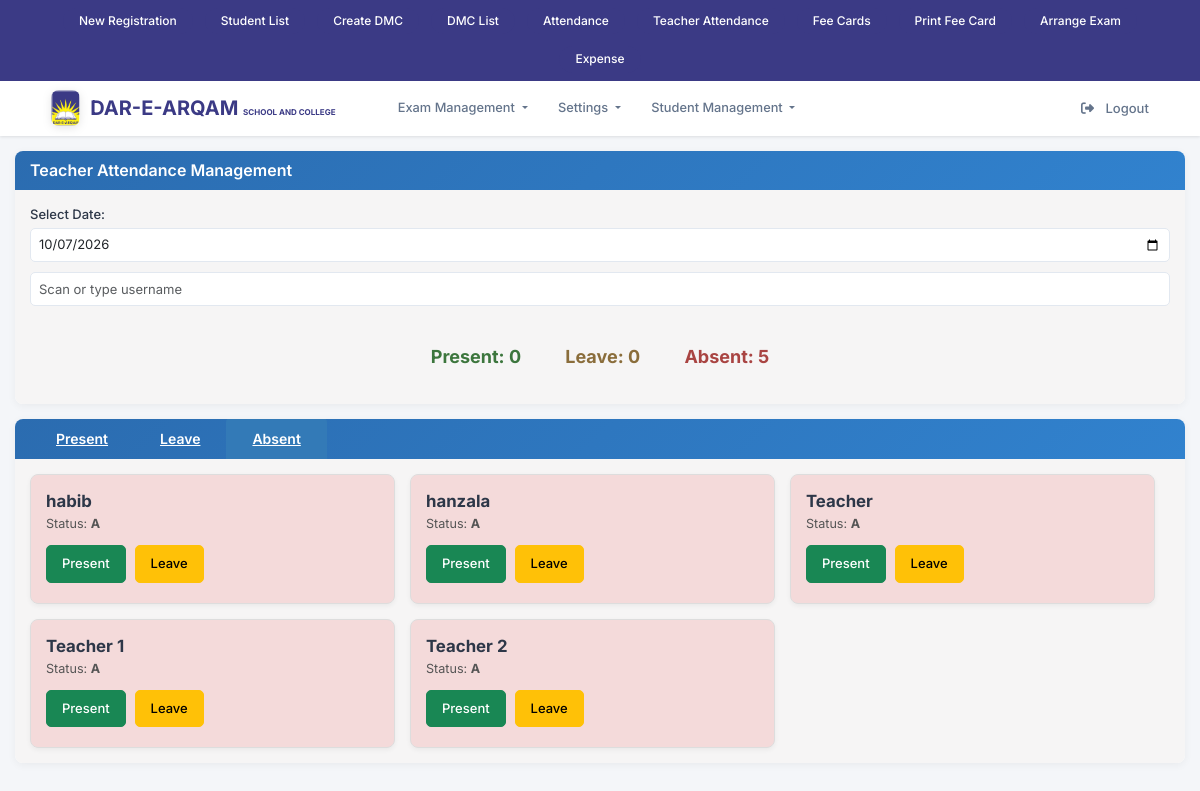
Screenshot of /users_attendance.php (signed in) with the database file from the repository.
### tables this page shows
CREATE TABLE `modules` (
  `id` int(11) NOT NULL,
  `parent_id` int(11) DEFAULT NULL,
  `title` varchar(100) NOT NULL,
  `url` varchar(255) NOT NULL DEFAULT '#',
  `description` varchar(255) DEFAULT NULL,
  `status` tinyint(1) DEFAULT 1,
  `created_at` timestamp NOT NULL DEFAULT current_timestamp(),
  `type` enum('Parent','Child') NOT NULL DEFAULT 'Parent'
);

CREATE TABLE `users` (
  `id` int(11) NOT NULL,
  `role_id` int(11) NOT NULL DEFAULT 2,
  `username` varchar(50) NOT NULL,
  `password` varchar(255) NOT NULL,
  `mobile_no` varchar(11) DEFAULT NULL,
  `email` varchar(255) DEFAULT NULL,
  `status` int(11) NOT NULL DEFAULT 0,
  `village_council_id` int(11) DEFAULT NULL,
  `dated` datetime NOT NULL DEFAULT current_timestamp()
);

### users_attendance.php (the view, shortened to what this page needs)
<?php
require_once('conn_inc.php');
$date = isset($_GET['date']) ? $_GET['date'] : date('Y-m-d');
$status_filter = isset($_GET['status']) ? $_GET['status'] : 'A';
$count_stmt = $conn->prepare("
    SELECT
        SUM(CASE WHEN COALESCE(ua.status, 'A') = 'P' THEN 1 ELSE 0 END) AS present_count,
        SUM(CASE WHEN COALESCE(ua.status, 'A') = 'L' THEN 1 ELSE 0 END) AS leave_count,
        SUM(CASE WHEN COALESCE(ua.status, 'A') = 'A' THEN 1 ELSE 0 END) AS absent_count
    FROM users u
    LEFT JOIN user_attendance ua ON ua.user_id = u.id AND ua.dated = ?
");
$count_stmt->bind_param("s", $date);
$count_stmt->execute();
$counts = $count_stmt->get_result()->fetch_assoc();
$present_count = $counts['present_count'] ?? 0;
$leave_count   = $counts['leave_count'] ?? 0;
$absent_count  = $counts['absent_count'] ?? 0;
$stmt = $conn->prepare("
    SELECT u.id AS user_id, u.username,
           COALESCE(ua.status, 'A') AS status, ua.remarks
    FROM users u
    LEFT JOIN user_attendance ua ON ua.user_id = u.id AND ua.dated = ?
    WHERE COALESCE(ua.status, 'A') = ?
    ORDER BY u.username
");
$stmt->bind_param("ss", $date, $status_filter);
$stmt->execute();
$users = $stmt->get_result();
?>
<!DOCTYPE html>
<html lang="en">
<head>
    <link rel="stylesheet" href="css/mystyle.css" />
</head>
<body>
    <?php require_once('navbar.php'); ?>
    <div class="container">
        <div class="row">
            <div class="col-md-12">
                <div class="panel panel-primary">
                    <div class="panel-heading">
                        <h3 class="panel-title">Teacher Attendance Management</h3>
                    </div>
                    <div class="panel-body">
                        <div class="form-group">
                            <label for="attendance_date">Select Date:</label>
                            <input type="date" id="attendance_date" class="form-control" value="<?= htmlspecialchars($date) ?>">
                        </div>
                        <div class="form-group">
                            <input type="text" id="username_search" class="form-control input-lg"
                                placeholder="Scan or type username">
                            <div id="search_feedback" class="search-feedback"></div>
                        </div>
                         <div class="attendance-summary">
                            <span class="count-present">Present: <?= $present_count ?></span>
                            <span class="count-leave">Leave: <?= $leave_count ?></span>
                            <span class="count-absent">Absent: <?= $absent_count ?></span>
                        </div>
                    </div>
                </div>
                <div class="panel panel-info">
                    <div class="panel-heading">
                        <ul class="nav nav-tabs">
                            <li class="<?= ($status_filter == 'P' ? 'active' : '') ?>">
                                <a href="?date=<?= $date ?>&status=P">Present</a>
                            </li>
                            <li class="<?= ($status_filter == 'L' ? 'active' : '') ?>">
                                <a href="?date=<?= $date ?>&status=L">Leave</a>
                            </li>
                            <li class="<?= ($status_filter == 'A' ? 'active' : '') ?>">
                                <a href="?date=<?= $date ?>&status=A">Absent</a>
                            </li>
                        </ul>
                    </div>
                    <div class="panel-body">
                        <div class="user-grid">
                            <?php while ($user = $users->fetch_assoc()):
                                $status_class = $user['status'] == 'P' ? 'present' : ($user['status'] == 'L' ? 'leave' : 'absent');
                            ?>
                                <div class="user-card <?= $status_class ?>"
                                     data-user-id="<?= $user['user_id'] ?>"
                                     data-username="<?= htmlspecialchars($user['username']) ?>">
                                    <strong style="font-size: 1.2em;"><?= htmlspecialchars($user['username']) ?></strong><br>
                                    <span style="font-size: 0.9em; color: #555;">Status: <strong><?= $user['status'] ?></strong></span>
                                    <div style="margin-top: 12px;">
                                        <?php if ($status_filter != 'P'): ?>
                                            <button class="btn btn-success btn-sm mark-present" style="margin-right: 5px; margin-bottom: 5px;">
                                                <span class="glyphicon glyphicon-ok"></span> Present
                                            </button>
                                        <?php endif; ?>
                                        <?php if ($status_filter != 'L'): ?>
                                            <button class="btn btn-warning btn-sm mark-leave" style="margin-right: 5px; margin-bottom: 5px;">
                                                <span class="glyphicon glyphicon-exclamation-sign"></span> Leave
                                            </button>
                                        <?php endif; ?>
                                    </div>
                                </div>
                            <?php endwhile; ?>
                        </div>
                    </div>
                </div>
            </div>
        </div>
    </div>
</body>
</html>

### navbar.php (shortened to what this page needs)
<?php
require_once('conn_inc.php');
$user_id = $_SESSION['user_id'] ?? 0;
$role_modules = [];
if ($user_id) {
    $qry = "
        SELECT m.id, m.parent_id, m.title, m.url
        FROM role_modules rm
        INNER JOIN modules m ON rm.module_id = m.id
        INNER JOIN users u ON rm.role_id = u.role_id
        WHERE u.id = ?
        ORDER BY m.parent_id, m.title
    ";
    $stmt = $conn->prepare($qry);
    $stmt->bind_param("i", $user_id);
    $stmt->execute();
    $res = $stmt->get_result();
    while ($row = $res->fetch_assoc()) {
        $parent_id = $row['parent_id'] ?? 0;
        if ($parent_id == 0) {
            if (!isset($role_modules[$row['id']])) {
                $role_modules[$row['id']] = [
                    'title' => $row['title'],
                    'url' => $row['url'] ?? '#',
                    'children' => []
                ];
            }
        } else {
            $role_modules[$parent_id]['children'][] = [
                'title' => $row['title'],
                'url' => $row['url'] ?? '#'
            ];
        }
    }
}
?>
<link href="https://cdn.jsdelivr.net/npm/bootstrap@5.3.3/dist/css/bootstrap.min.css" rel="stylesheet">
<link href="https://cdnjs.cloudflare.com/ajax/libs/font-awesome/6.5.0/css/all.min.css" rel="stylesheet">
<div class="top-quick-bar" style="background-color: #3b3a85 !important;">
  <div class="quick-links-horizontal">
    <a href="student_registration.php" class="quick-link-horizontal-btn">
      New Registration
    </a>
    <a href="student_list.php" class="quick-link-horizontal-btn">
      Student List
    </a>
    <a href="create_dmcs.php" class="quick-link-horizontal-btn">
      Create DMC
    </a>
    <a href="dmc_list.php" class="quick-link-horizontal-btn">
      DMC List
    </a>
    <a href="attendance_class.php" class="quick-link-horizontal-btn">
      Attendance
    </a>
    <a href="users_attendance.php" class="quick-link-horizontal-btn">
      Teacher Attendance
    </a>
    <a href="fee_card_create_monthly.php" class="quick-link-horizontal-btn">
      Fee Cards
    </a>
    <a href="student_feecards.php" class="quick-link-horizontal-btn">
      Print Fee Card
    </a>
    <a href="arrange_exam.php" class="quick-link-horizontal-btn">
      Arrange Exam
    </a>
    <a href="expense.php" class="quick-link-horizontal-btn">
      Expense
    </a>
  </div>
</div>
<nav class="navbar navbar-expand-lg navbar-light sticky-top">
  <div class="container-fluid">
    <div class="navbar-main-content">
      <a class="navbar-brand" href="index.php">
        <img src="logo2.png" alt="Logo">
        <div class="brand-text"><span style="font-size:20px;color: #16253e !important;">DAR-E-ARQAM <small>SCHOOL AND COLLEGE</small></span> </div>
      </a>
      <div class="collapse navbar-collapse" id="mainNavbar">
        <ul class="navbar-nav me-auto mb-2 mb-lg-0">
          <?php foreach ($role_modules as $module_id => $module): ?>
            <?php
            $is_dropdown = !empty($module['children']);
            $module_title = isset($module['title']) ? $module['title'] : '';
            $module_url = isset($module['url']) ? $module['url'] : '#';
            ?>
            <li class="nav-item <?php echo $is_dropdown ? 'dropdown' : ''; ?>">
              <?php if (!$is_dropdown && !empty($module_title) && !empty($module_url) && $module_url != '#'): ?>
                <a class="nav-link <?php echo $module_url === 'index.php' ? 'active' : ''; ?>" href="<?php echo htmlspecialchars($module_url); ?>">
                  <?php echo htmlspecialchars($module_title); ?>
                </a>
              <?php elseif ($is_dropdown && !empty($module_title)): ?>
                <a class="nav-link dropdown-toggle" href="#" id="<?php echo htmlspecialchars(strtolower(str_replace(' ', '', $module_title))); ?>Dropdown" role="button" data-bs-toggle="dropdown">
                  <?php echo htmlspecialchars($module_title); ?>
                </a>
              <?php endif; ?>
            </li>
          <?php endforeach; ?>
        </ul>
        <ul class="navbar-nav ms-auto">
          <li class="nav-item">
            <a class="nav-link btn btn-logout rounded-5" href="logout.php">
              <i class="fa-solid fa-right-from-bracket me-2"></i>
              Logout
            </a>
          </li>
        </ul>
      </div>
    </div>
  </div>
</nav>

### css/mystyle.css (style rules this page uses)
body { background-color: #f7f7f7; font-family: 'Segoe UI', sans-serif; }
.navbar-brand { padding: 15px; height: auto; display: flex; align-items: center; margin-right: 15px; }

### users_attendance.php (style rules this page uses)
.nav-tabs { border-bottom: none !important; margin-bottom: 20px; }
.nav-tabs > li > a { border-bottom: none !important; border: 1px solid transparent; border-radius: 6px 6px 0 0; color: white; font-weight: 600; padding: 12px 25px; transition: all 0.3s ease; margin-bottom: 0 !important; }
.nav-tabs > li.active > a, .nav-tabs > li.active > a:hover, .nav-tabs > li.active > a:focus { background-color: #337ab7 !important; color: #fff !important; border: 1px solid #337ab7; border-bottom-color: transparent !important; }
.panel-heading { border-bottom: none !important; }
.attendance-summary { text-align: center; margin-bottom: 20px; font-size: 18px; font-weight: bold; color: #333; }
.attendance-summary span { display: inline-block; margin: 0 20px; }
.count-present { color: #3c763d; }
.count-leave { color: #8a6d3b; }
.count-absent { color: #a94442; }
.user-grid { display: flex; flex-wrap: wrap; gap: 15px; justify-content: flex-start; }
.user-card { flex: 1 1 calc(33.333% - 15px); min-width: 280px; max-width: calc(33.333% - 15px); box-sizing: border-box; padding: 15px; border-radius: 8px; border: 1px solid #ddd; background-color: #fff; box-shadow: 0 2px 5px rgba(0,0,0,0.05); transition: transform 0.2s, box-shadow 0.2s; }
.absent { background-color: #e41e1b1f; }
.search-feedback { margin-top: 8px; font-size: 14px; min-height: 20px; }

### rows the page displays
modules: title "Exam Management"
modules: title "Student Management"
users: username "habib", status "A"
users: username "hanzala", status "A"
users: username "Teacher", status "A"
users: username "Teacher 1", status "A"
users: username "Teacher 2", status "A"

### other values shown
$module_title "Settings"
$present_count "0"
$leave_count "0"
$absent_count "5"
